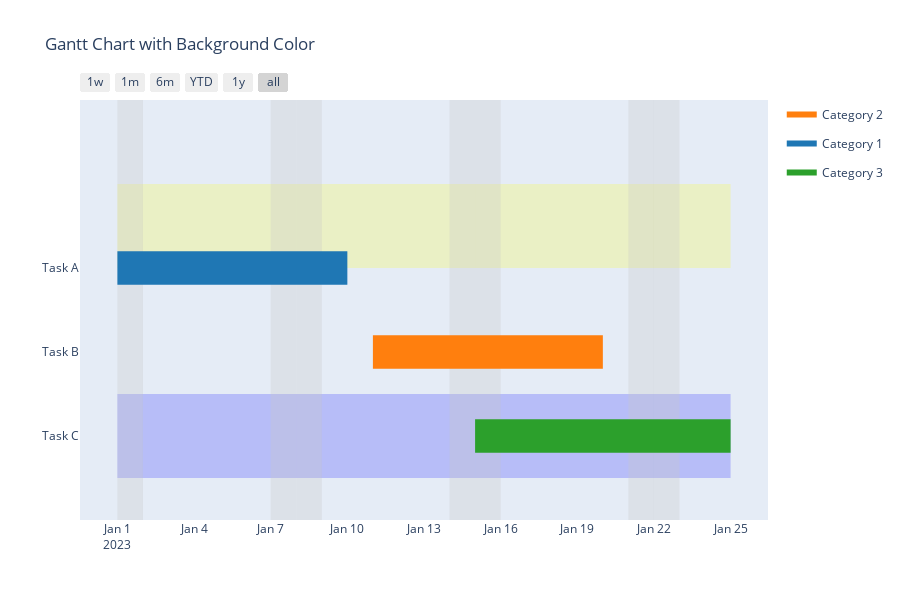

The notebook cell this image was saved under:
### Code cell
import plotly.figure_factory as ff
import datetime as dt

# Define tasks for the Gantt chart
tasks = [
    dict(Task='Task A', Date='2023-01-11', Start='06:00:00', Finish='08:00:00', Resource='Category 1'),
    dict(Task='Task B', Start='2023-01-11', Finish='2023-01-20', Resource='Category 2'),
    dict(Task='Task C', Start='2023-01-15', Finish='2023-01-25', Resource='Category 3')
]

df = pd.DataFrame(tasks)
# Create Gantt chart
fig = px.timeline(
    df,
    x_start="Start",
    x_end="Finish",
    
)

# Add background shapes for specific task categories (horizontal)
fig.add_shape(
    type="rect",
    x0="2023-01-01", y0=0.1, x1="2023-01-25", y1=0.3,
    xref="x", yref="paper",
    fillcolor="rgba(0, 0, 255, 0.2)",
    layer="below", line_width=0
)
fig.add_shape(
    type="rect",
    x0="2023-01-01", y0=0.6, x1="2023-01-25", y1=0.8,
    xref="x", yref="paper",
    fillcolor="rgba(255, 255, 0, 0.2)",
    layer="below", line_width=0
)

# Add horizontal background shapes for Saturdays and Sundays
current_date = dt.datetime.strptime("2023-01-01", "%Y-%m-%d")
end_date = dt.datetime.strptime("2023-01-25", "%Y-%m-%d")

while current_date <= end_date:
    if current_date.weekday() in [5, 6]:  # Saturday or Sunday
        fig.add_shape(
            type="rect",
            x0=current_date.strftime("%Y-%m-%d"),
            y0=0,
            x1=(current_date + dt.timedelta(days=1)).strftime("%Y-%m-%d"),
            y1=1,
            xref="x",
            yref="paper",
            fillcolor="rgba(200, 200, 200, 0.3)",
            layer="below",
            line_width=0
        )
    current_date += dt.timedelta(days=1)

# Show the plot
fig.show()

### Figure 1 — Plotly figure (JSON) as saved in the notebook; plotly's stock layout.template omitted (floating-point values rounded to 4 significant figures)
{"data": [{"fill": "toself", "fillcolor": "rgb(255, 127, 14)", "hoverinfo": "name", "legendgroup": "rgb(255, 127, 14)", "mode": "none", "name": "Category 2", "showlegend": true, "type": "scatter", "x": ["2023-01-11", "2023-01-20", "2023-01-20", "2023-01-11"], "y": [0.8, 0.8, 1.2, 1.2]}, {"fill": "toself", "fillcolor": "rgb(31, 119, 180)", "hoverinfo": "name", "legendgroup": "rgb(31, 119, 180)", "mode": "none", "name": "Category 1", "showlegend": true, "type": "scatter", "x": ["2023-01-01", "2023-01-10", "2023-01-10", "2023-01-01"], "y": [1.8, 1.8, 2.2, 2.2]}, {"fill": "toself", "fillcolor": "rgb(44, 160, 44)", "hoverinfo": "name", "legendgroup": "rgb(44, 160, 44)", "mode": "none", "name": "Category 3", "showlegend": true, "type": "scatter", "x": ["2023-01-15", "2023-01-25", "2023-01-25", "2023-01-15"], "y": [-0.2, -0.2, 0.2, 0.2]}, {"legendgroup": "rgb(255, 127, 14)", "marker": {"color": "rgb(255, 127, 14)", "opacity": 0, "size": 1}, "mode": "markers", "name": "", "showlegend": false, "text": [null, null], "type": "scatter", "x": ["2023-01-11", "2023-01-20"], "y": [1, 1]}, {"legendgroup": "rgb(31, 119, 180)", "marker": {"color": "rgb(31, 119, 180)", "opacity": 0, "size": 1}, "mode": "markers", "name": "", "showlegend": false, "text": [null, null], "type": "scatter", "x": ["2023-01-01", "2023-01-10"], "y": [2, 2]}, {"legendgroup": "rgb(44, 160, 44)", "marker": {"color": "rgb(44, 160, 44)", "opacity": 0, "size": 1}, "mode": "markers", "name": "", "showlegend": false, "text": [null, null], "type": "scatter", "x": ["2023-01-15", "2023-01-25"], "y": [0, 0]}], "layout": {"height": 600, "hovermode": "closest", "shapes": [{"fillcolor": "rgba(0, 0, 255, 0.2)", "layer": "below", "line": {"width": 0}, "type": "rect", "x0": "2023-01-01", "x1": "2023-01-25", "xref": "x", "y0": 0.1, "y1": 0.3, "yref": "paper"}, {"fillcolor": "rgba(255, 255, 0, 0.2)", "layer": "below", "line": {"width": 0}, "type": "rect", "x0": "2023-01-01", "x1": "2023-01-25", "xref": "x", "y0": 0.6, "y1": 0.8, "yref": "paper"}, {"fillcolor": "rgba(200, 200, 200, 0.3)", "layer": "below", "line": {"width": 0}, "type": "rect", "x0": "2023-01-01", "x1": "2023-01-02", "xref": "x", "y0": 0, "y1": 1, "yref": "paper"}, {"fillcolor": "rgba(200, 200, 200, 0.3)", "layer": "below", "line": {"width": 0}, "type": "rect", "x0": "2023-01-07", "x1": "2023-01-08", "xref": "x", "y0": 0, "y1": 1, "yref": "paper"}, {"fillcolor": "rgba(200, 200, 200, 0.3)", "layer": "below", "line": {"width": 0}, "type": "rect", "x0": "2023-01-08", "x1": "2023-01-09", "xref": "x", "y0": 0, "y1": 1, "yref": "paper"}, {"fillcolor": "rgba(200, 200, 200, 0.3)", "layer": "below", "line": {"width": 0}, "type": "rect", "x0": "2023-01-14", "x1": "2023-01-15", "xref": "x", "y0": 0, "y1": 1, "yref": "paper"}, {"fillcolor": "rgba(200, 200, 200, 0.3)", "layer": "below", "line": {"width": 0}, "type": "rect", "x0": "2023-01-15", "x1": "2023-01-16", "xref": "x", "y0": 0, "y1": 1, "yref": "paper"}, {"fillcolor": "rgba(200, 200, 200, 0.3)", "layer": "below", "line": {"width": 0}, "type": "rect", "x0": "2023-01-21", "x1": "2023-01-22", "xref": "x", "y0": 0, "y1": 1, "yref": "paper"}, {"fillcolor": "rgba(200, 200, 200, 0.3)", "layer": "below", "line": {"width": 0}, "type": "rect", "x0": "2023-01-22", "x1": "2023-01-23", "xref": "x", "y0": 0, "y1": 1, "yref": "paper"}], "showlegend": true, "title": {"text": "Gantt Chart with Background Color"}, "xaxis": {"rangeselector": {"buttons": [{"count": 7, "label": "1w", "step": "day", "stepmode": "backward"}, {"count": 1, "label": "1m", "step": "month", "stepmode": "backward"}, {"count": 6, "label": "6m", "step": "month", "stepmode": "backward"}, {"count": 1, "label": "YTD", "step": "year", "stepmode": "todate"}, {"count": 1, "label": "1y", "step": "year", "stepmode": "backward"}, {"step": "all"}]}, "showgrid": false, "type": "date", "zeroline": false}, "yaxis": {"autorange": false, "range": [-1, 4], "showgrid": false, "ticktext": ["Task C", "Task B", "Task A"], "tickvals": [0, 1, 2], "zeroline": false}}}
